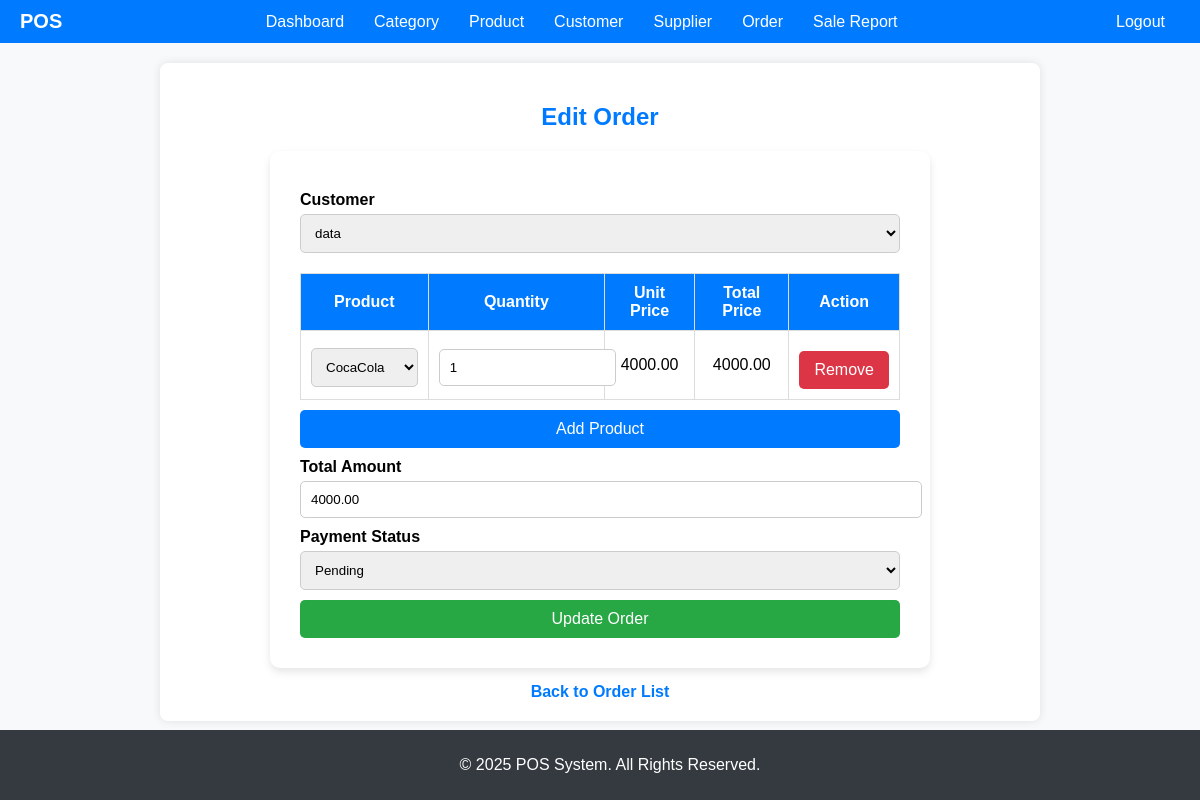
The page /orders/edit/16/ on the database its author committed.
### orders/models.py (models this page shows, shortened)
class Order(models.Model):
    order_number = models.CharField(
        max_length=100, unique=True, default=uuid.uuid4)
    user = models.ForeignKey(User, on_delete=models.SET_NULL, null=True)
    customer = models.ForeignKey(
        Customer, on_delete=models.SET_NULL, null=True, blank=True)
    total_amount = models.DecimalField(
        max_digits=10, decimal_places=2, default=0.00)
    PAYMENT_STATUS_CHOICES = [
        ('Paid', 'Paid'),
        ('Pending', 'Pending'),
        ('Cancelled', 'Cancelled'),
    ]
    payment_status = models.CharField(
        max_length=20,
        choices=PAYMENT_STATUS_CHOICES,
        default='Pending'
    )
    created_at = models.DateTimeField(auto_now_add=True)

class OrderItem(models.Model):
    order = models.ForeignKey(Order, on_delete=models.CASCADE)
    product = models.ForeignKey(Product, on_delete=models.CASCADE)
    quantity = models.IntegerField()
    price = models.DecimalField(max_digits=10, decimal_places=2)
    @property
    def subtotal(self):
        return self.quantity * self.price

### customers/models.py (models this page shows, shortened)
class Customer(models.Model):
    name = models.CharField(max_length=200)
    phone = models.CharField(max_length=15, unique=True)
    email = models.EmailField(unique=True, blank=True, null=True)
    address = models.TextField(blank=True, null=True)
    created_at = models.DateTimeField(auto_now_add=True)

### products/models.py (models this page shows, shortened)
class Product(models.Model):
    name = models.CharField(max_length=200)
    sku = sku = models.CharField(
        max_length=100, unique=True, default=uuid.uuid4)
    barcode = models.CharField(
        max_length=100, unique=True, blank=True, null=True)
    category = models.ForeignKey(
        Category, on_delete=models.CASCADE, related_name="products")
    price = models.DecimalField(max_digits=10, decimal_places=2)
    cost_price = models.DecimalField(max_digits=10, decimal_places=2)
    stock = models.IntegerField(default=0)
    status = models.BooleanField(default=True)
    created_at = models.DateTimeField(auto_now_add=True)

### orders/views.py (the view)
# urls.py: path("orders/edit/<int:order_id>/", order_edit, name="order_edit"),
def order_edit(request, order_id):
    order = get_object_or_404(Order, id=order_id)
    products = Product.objects.filter(status=True)
    customers = Customer.objects.all()
    order_items = OrderItem.objects.filter(order=order)
    if request.method == "POST":
        form = OrderForm(request.POST, instance=order)
        if form.is_valid():
            order = form.save()
            update_sales_report()
            OrderItem.objects.filter(order=order).delete()
            product_ids = request.POST.getlist("product[]")
            quantities = request.POST.getlist("quantity[]")
            if not product_ids or not any(map(str.isdigit, quantities)):
                messages.error(
                    request, "⚠️ You must add at least one product with a valid quantity.")
                return render(request, "order_edit.html", {
                    "form": form, "order": order, "products": products, "customers": customers, "order_items": order_items
                })
            for i in range(len(product_ids)):
                try:
                    product = Product.objects.get(id=product_ids[i])
                    quantity = int(quantities[i])
                    OrderItem.objects.create(
                        order=order,
                        product=product,
                        quantity=quantity,
                        price=product.price
                    )
                    product.stock -= quantity
                    product.save()
                except Exception as e:
                    print("❌ Error updating product in order:", e)
            order.update_total()
            messages.success(request, "Order updated successfully!")
            return redirect("order_list")
    else:
        form = OrderForm(instance=order)
    return render(request, "order_edit.html", {
        "form": form, "order": order, "products": products, "customers": customers, "order_items": order_items
    })

### orders/forms.py
class OrderForm(forms.ModelForm):
    class Meta:
        model = Order
        fields = ['customer', 'total_amount', 'payment_status']
        widgets = {
            'customer': forms.Select(attrs={'class': 'form-control'}),
            'total_amount': forms.NumberInput(attrs={'class': 'form-control', 'placeholder': 'Total Amount'}),
            'payment_status': forms.Select(attrs={'class': 'form-control'}),
        }

### orders/templates/order_edit.html (shortened to what this page needs)
{% extends "base.html" %}
{% load static %}
{% block content %}
    <h2>Edit Order</h2>
    <form method="POST" class="order-form">
        <label for="customer">Customer</label>
        <select name="customer" required class="form-control">
            {% for customer in customers %}
                <option value="{{ customer.id }}" {% if order.customer.id == customer.id %}selected{% endif %}>
                    {{ customer.name }}
                </option>
            {% endfor %}
        </select>
        <table id="order-items" class="styled-table">
            <thead>
                <tr>
                    <th>Product</th>
                    <th>Quantity</th>
                    <th>Unit Price</th>
                    <th>Total Price</th>
                    <th>Action</th>
                </tr>
            </thead>
            <tbody>
                {% for item in order_items %}
                <tr class="order-item">
                    <td>
                        <select name="product[]" class="product-select form-control">
                            {% for product in products %}
                                <option value="{{ product.id }}" data-price="{{ product.price }}" {% if product.id == item.product.id %}selected{% endif %}>
                                    {{ product.name }}
                                </option>
                            {% endfor %}
                        </select>
                    </td>
                    <td><input type="number" name="quantity[]" class="quantity-input form-control" value="{{ item.quantity }}" min="1"></td>
                    <td><span class="unit-price">{{ item.price }}</span></td>
                    <td><span class="total-price">{{ item.subtotal }}</span></td>
                    <td><button type="button" class="btn btn-danger remove-item">Remove</button></td>
                </tr>
                {% endfor %}
            </tbody>
        </table>
        <button type="button" id="add-item" class="btn btn-primary">Add Product</button>
        <label for="total_amount">Total Amount</label>
        <input type="text" name="total_amount" id="total-amount" value="{{ order.total_amount }}" readonly class="form-control">
        <label for="payment_status">Payment Status</label>
        <select name="payment_status" required class="form-control">
            <option value="Pending" {% if order.payment_status == "Pending" %}selected{% endif %}>Pending</option>
        </select>
        <button type="submit" class="btn btn-success">Update Order</button>
    </form>
    <a href="{% url 'order_list' %}" class="back-button">Back to Order List</a>
{% endblock %}

### static/css/style.css (style rules this page uses)
body { font-family: Arial, sans-serif; margin: 20px; }
table { width: 100%; border-collapse: collapse; margin-top: 20px; }
table, th, td { border: 1px solid black; }
th, td { padding: 10px; text-align: left; }

### templates/base.html (style rules this page uses)
body { font-family: Arial, sans-serif; margin: 0; padding: 0; background-color: #f8f9fa; }

### orders/templates/order_edit.html (style rules this page uses)
h2 { text-align: center; margin-bottom: 20px; color: #007bff; }
.order-form { background-color: #ffffff; padding: 30px; border-radius: 10px; box-shadow: 0 4px 8px rgba(0, 0, 0, 0.1); width: 600px; margin: auto; display: flex; flex-direction: column; }
label { font-weight: 600; margin-top: 10px; }
.form-control { padding: 10px; margin-top: 5px; border: 1px solid #ccc; border-radius: 5px; width: 100%; }
.styled-table { width: 100%; border-collapse: collapse; margin-top: 20px; }
.styled-table th, .styled-table td { padding: 10px; border: 1px solid #ddd; text-align: center; }
.styled-table th { background-color: #007bff; color: white; }
.btn { padding: 10px 15px; border: none; border-radius: 5px; color: white; text-decoration: none; font-size: 16px; cursor: pointer; margin-top: 10px; }
.btn-primary { background-color: #007bff; }
.btn-danger { background-color: #dc3545; }
.btn-success { background-color: #28a745; }
.back-button { display: block; text-align: center; margin-top: 15px; text-decoration: none; color: #007bff; font-weight: 600; }

### rows shown on the page
Order: customer "data", total_amount "4000.00", payment_status "Pending"
OrderItem: product.name "CocaCola", quantity "1", price "4000.00", subtotal "4000.00"
